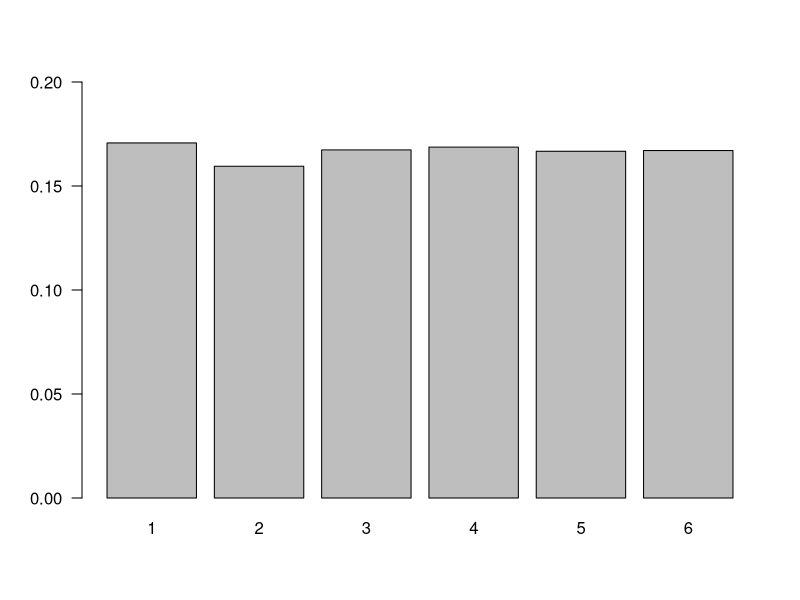
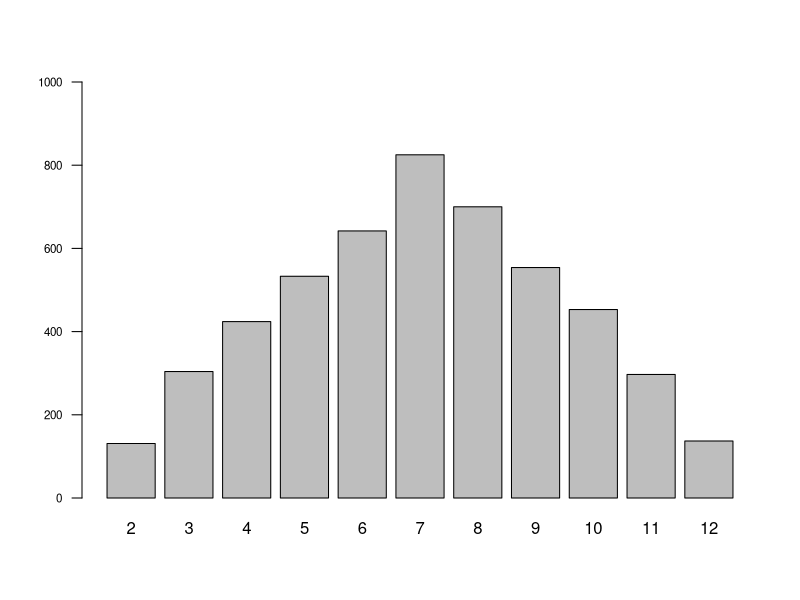
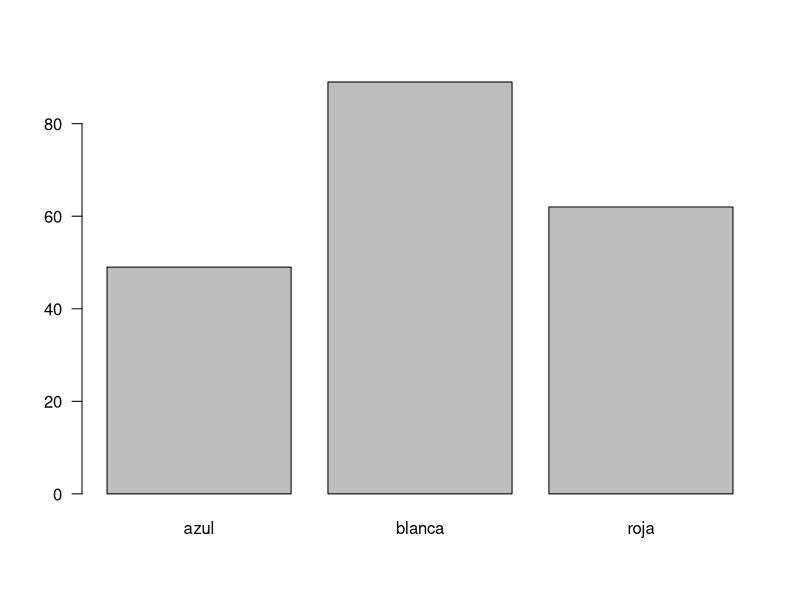

These charts were generated, in order, by the following R code:
## ---- chunk 1
knitr::opts_chunk$set(echo = TRUE, message = FALSE, warning = FALSE, comment = NA)
## ---- chunk 2
n=20000                            # Tamaño de la muestra
x=sample(1:6,n, replace = TRUE)  # Extracción de la muestra 
td1=prop.table(table(x))         # Tabla de los resultados
barplot(td1, las=1, ylim = c(0,0.2))              # Gráfico de los resultados
## ---- chunk 3
n=5000                               # Tamaño de muestra
d1=sample(1:6,n, replace = TRUE)    # Muestra dado 1
d2=sample(1:6,n, replace = TRUE)    # Muestra dado 2
dados=data.frame(d1,d2)             # Creación de data.frame 
suma=apply(dados, 1, sum)           # Obtención de la suma de los dos datos
barplot(table(suma), las=1,cex.axis=0.7, ylim = c(0,1000))  # gráfico  de la suma
## ---- chunk 4
u=sample(c("azul","blanca","roja"),  # Vector con elementos 
       size=200,                    # Tamaño de la muestra
       rep=TRUE,                   # Con repeticion 
       prob=c(3,5,4))              # Número de bolas por color
barplot(table(u), las=1)

## ---- chunk 5
x=c(20,60,100,30,140,50)
	m=matrix(x,ncol=2)
	rownames(m)=c("Adminitrativo","Operativo","Vendedor")
	colnames(m)=c("Mujer","Hombre")
	m
## ---- chunk 6
addmargins(m)
## ---- chunk 7
prop.table(m)
## ---- chunk 8
prop.table(m,1)
## ---- chunk 9
prop.table(m,2)
